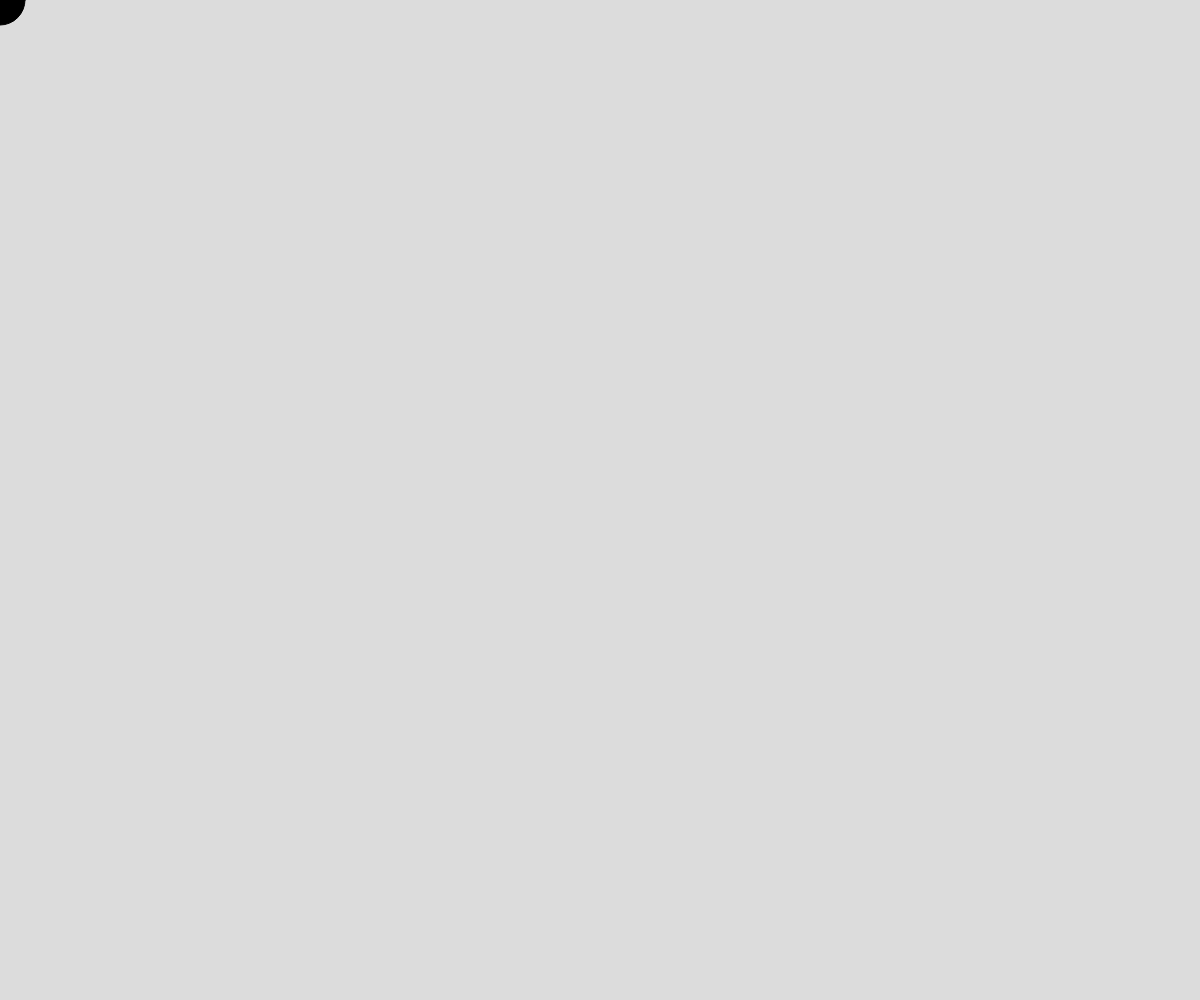
Frame 1 (no input)
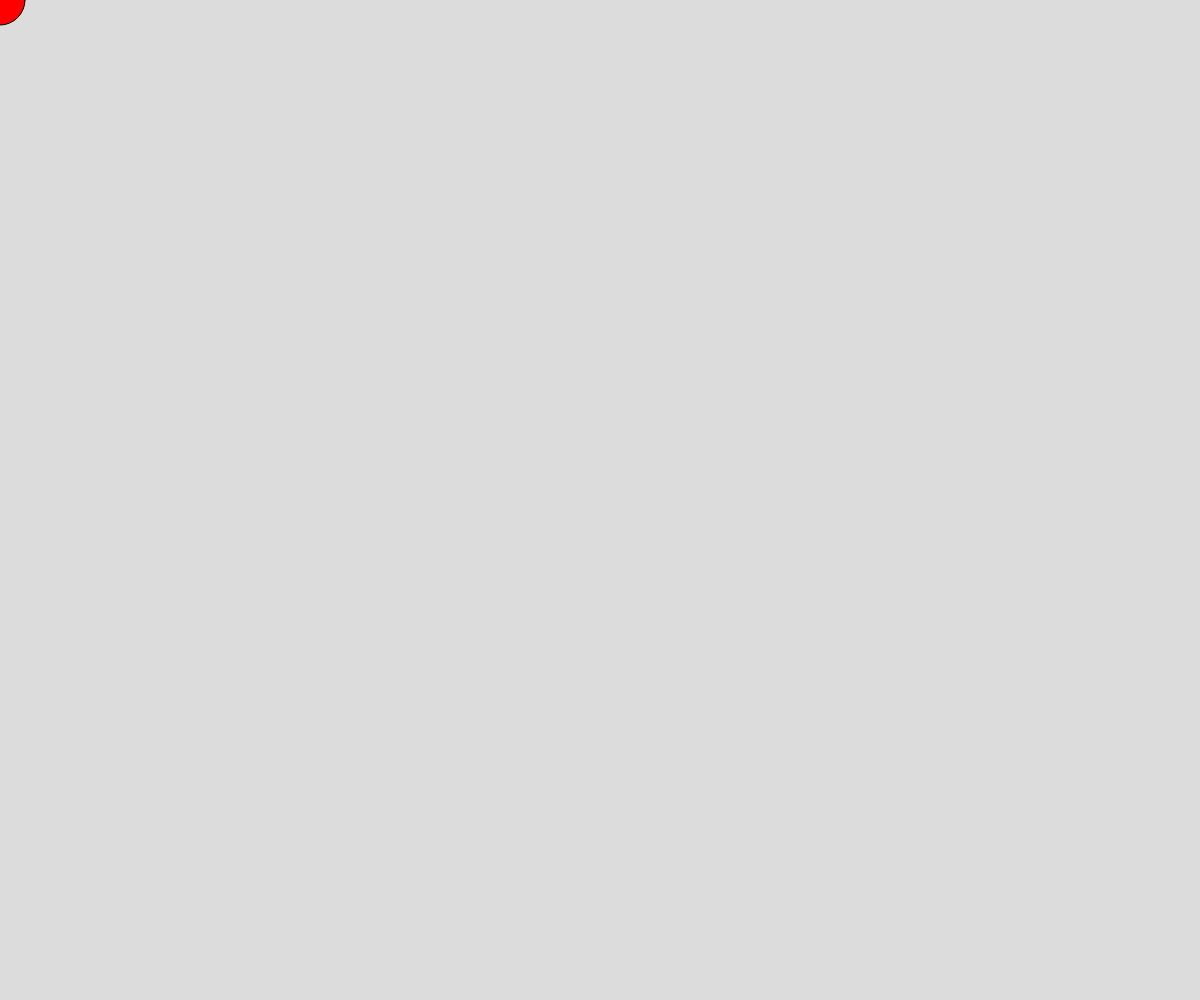
Frame 60 (no input)
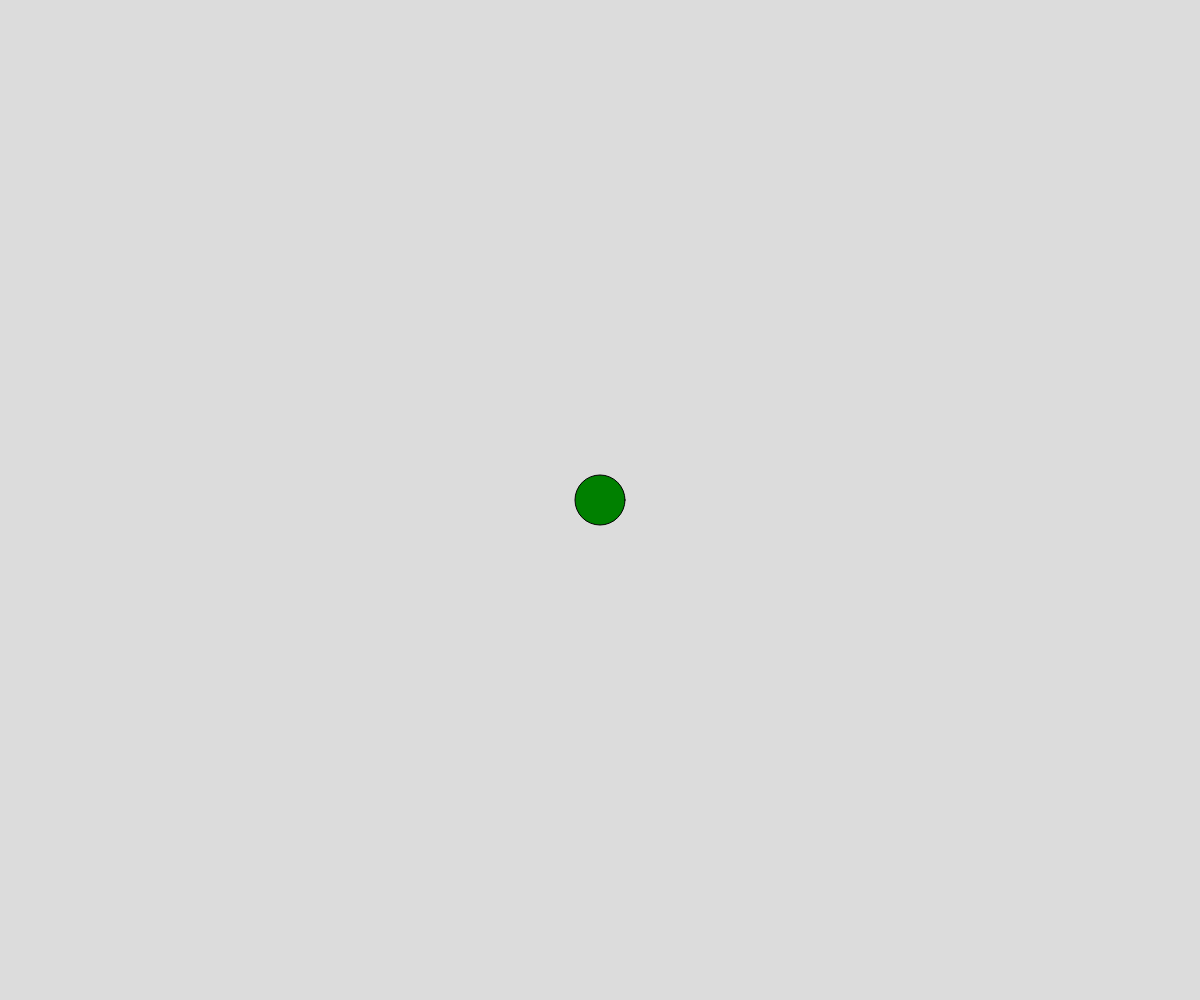
Frame 120 (the mouse pressed at the canvas centre since frame 60)

The p5.js sketch that drew these frames (run headless with seeded random() and noise() and a simulated clock; from frame 60 on, the mouse is pressed at the canvas centre):

// p5.js sketch
// ── sketch.js
var clr = "Black"
function setup() {
  createCanvas(windowWidth,windowHeight);
}

function draw() {
  background(220);
  fill(clr);
  ellipse(mouseX,mouseY,50,50);
  if(mouseX < 1 * windowHeight / 5){
    clr = "Red"
  } else if(mouseX < 2 * windowHeight / 5){
    clr = "Blue"
  } else if(mouseX < 3 * windowHeight / 5){
    clr = "Purple"
  } else if(mouseX < 4 * windowHeight / 5){
    clr = "Green"
  }
}
